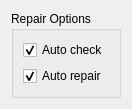
<ui version="4.0" >
 <class>GeneralSettingsPage</class>
 <widget class="QWidget" name="GeneralSettingsPage" >
  <property name="geometry" >
   <rect>
    <x>0</x>
    <y>0</y>
    <width>124</width>
    <height>107</height>
   </rect>
  </property>
  <property name="windowTitle" >
   <string>General Settings</string>
  </property>
  <layout class="QVBoxLayout" >
   <item>
    <widget class="QGroupBox" name="settingsGroupBox" >
     <property name="title" >
      <string>Repair Options</string>
     </property>
     <layout class="QVBoxLayout" >
      <item>
       <widget class="QCheckBox" name="kcfg_autoCheck" >
        <property name="text" >
         <string>Auto check</string>
        </property>
        <property name="checked" >
         <bool>true</bool>
        </property>
       </widget>
      </item>
      <item>
       <widget class="QCheckBox" name="kcfg_autoRepair" >
        <property name="text" >
         <string>Auto repair</string>
        </property>
        <property name="checked" >
         <bool>true</bool>
        </property>
       </widget>
      </item>
     </layout>
    </widget>
   </item>
   <item>
    <spacer>
     <property name="orientation" >
      <enum>Qt::Vertical</enum>
     </property>
     <property name="sizeHint" stdset="0" >
      <size>
       <width>20</width>
       <height>40</height>
      </size>
     </property>
    </spacer>
   </item>
  </layout>
 </widget>
 <resources/>
 <connections/>
</ui>
